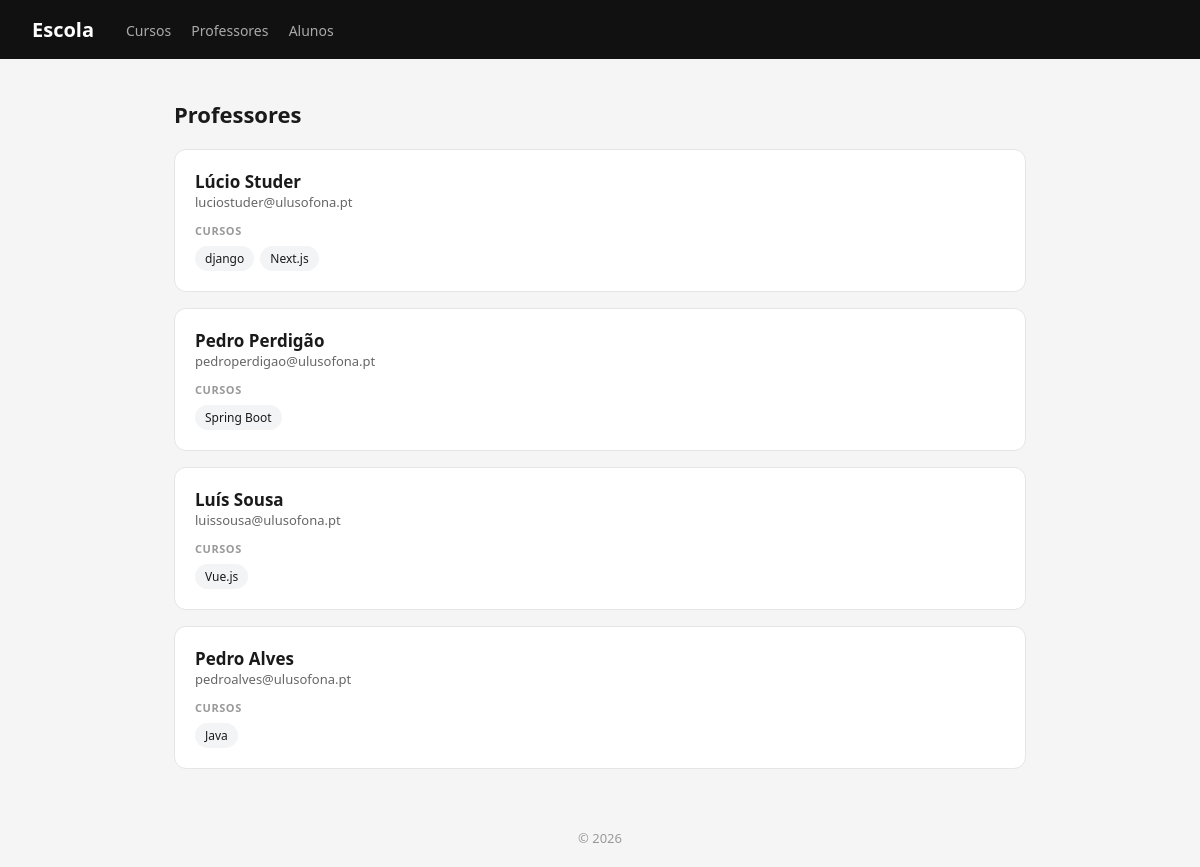
/escola/professores/, run on the app's committed database.
### escola/models.py (models this page shows, shortened)
class Professor(models.Model):
    nome = models.CharField(max_length=100)
    email = models.EmailField()

class Curso(models.Model):
    nome = models.CharField(max_length=100)
    imagem = models.ImageField(upload_to='cursos/')
    professor = models.ForeignKey(Professor, on_delete=models.CASCADE, related_name='cursos')
    alunos = models.ManyToManyField(Aluno, related_name='cursos')

### escola/views.py (the view)
# urls.py: path('professores/', views.professores_view, name='professores'),
def professores_view(request):
    professores = Professor.objects.prefetch_related('cursos').all()
    return render(request, 'escola/professores.html', {'professores': professores})

### accounts/context_processors.py (called while the page is built)
def is_gestor(request):
    authenticated = request.user.is_authenticated
    superuser = authenticated and request.user.is_superuser
    gestor = authenticated and (
        superuser or request.user.groups.filter(name='gestor-portfolio').exists()
    )
    autor = authenticated and (
        superuser or request.user.groups.filter(name='autores').exists()
    )
    return {'is_gestor': gestor, 'is_autor': autor}

### escola/templates/escola/professores.html
{% extends "escola/base.html" %}
{% block content %}
<h2>Professores</h2>
<section>
    {% for professor in professores %}
    <article>
        <header>
            <h3>{{ professor.nome }}</h3>
            <p>{{ professor.email }}</p>
        </header>
        <section>
            <h4>Cursos</h4>
            <ul>
                {% for curso in professor.cursos.all %}
                <li>{{ curso.nome }}</li>
                {% empty %}
                <li>Sem cursos atribuídos</li>
                {% endfor %}
            </ul>
        </section>
    </article>
    {% endfor %}
</section>
{% endblock %}

### escola/static/escola/styles.css (style rules this page uses)
* { box-sizing: border-box; margin: 0; padding: 0; }
body { font-family: system-ui, sans-serif; background: #f5f5f5; color: #1a1a1a; }
h2 { font-size: 22px; margin-bottom: 20px; }
section > article { background: white; border-radius: 12px; padding: 20px; margin-bottom: 16px; border: 1px solid #e5e5e5; }
article > header h3 { font-size: 17px; font-weight: 600; }
article > header p { font-size: 13px; color: #666; }
article > section h4 { font-size: 11px; text-transform: uppercase; letter-spacing: .05em; color: #999; margin: 12px 0 8px; }
article > section ul { list-style: none; display: flex; flex-wrap: wrap; gap: 6px; }
article > section ul li { background: #f3f4f6; color: #1a1a1a; font-size: 12px; padding: 4px 10px; border-radius: 999px; }

### data on the page
Professor: nome "Lúcio Studer", email "luciostuder@ulusofona.pt"
Curso: nome "django"
Curso: nome "Next.js"
Professor: nome "Pedro Perdigão", email "pedroperdigao@ulusofona.pt"
Curso: nome "Spring Boot"
Professor: nome "Luís Sousa", email "luissousa@ulusofona.pt"
Curso: nome "Vue.js"
Professor: nome "Pedro Alves", email "pedroalves@ulusofona.pt"
Curso: nome "Java"
